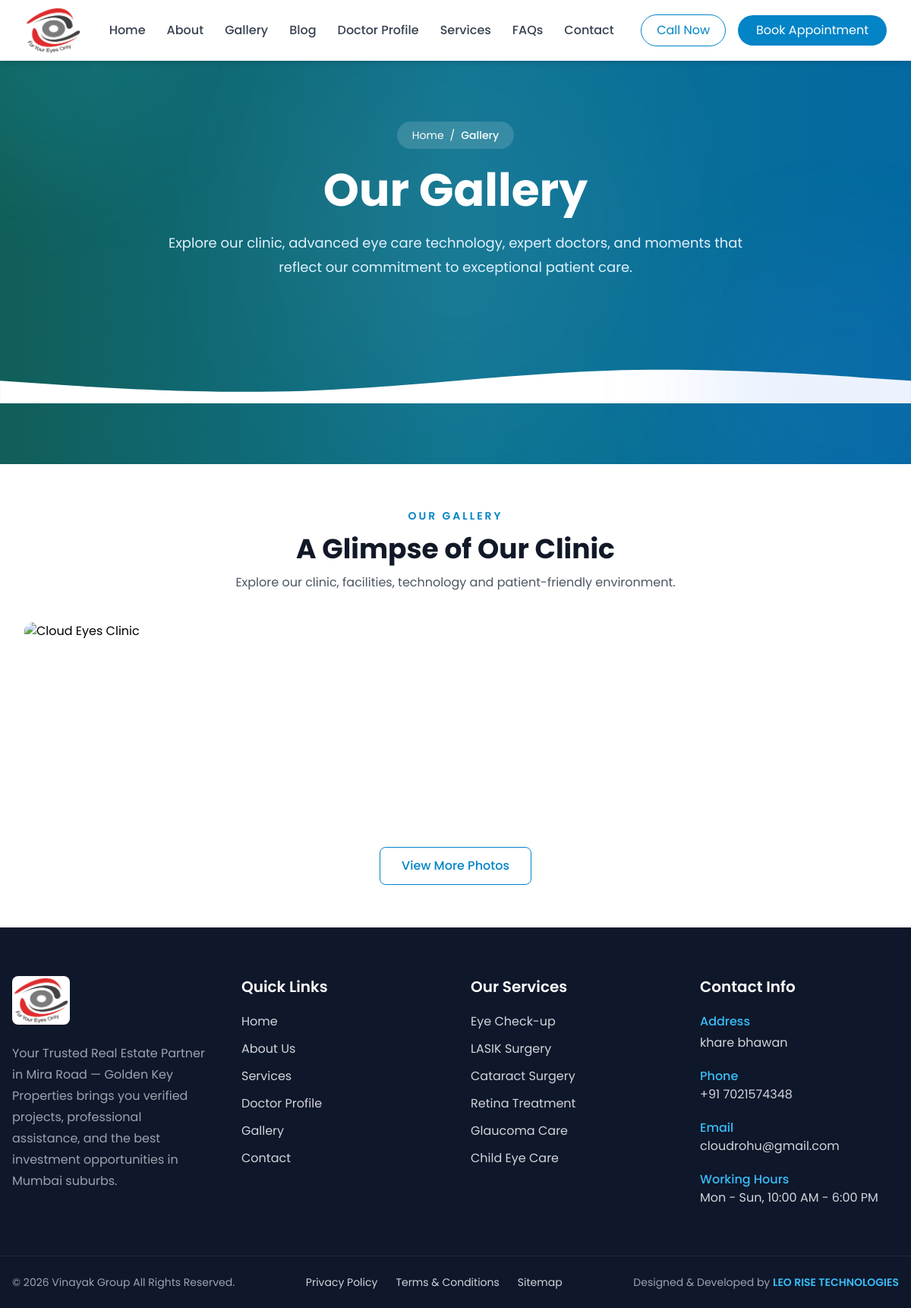
Page /gallery/ on the committed database.
### home/models.py (models this page shows, shortened)
class Setting(models.Model):
    site_name = models.CharField(max_length=150)
    logo = models.ImageField(upload_to='settings/',blank=True,null=True)
    why_choose_img = models.ImageField(upload_to='settings/',blank=True,null=True)
    favicon = models.ImageField(upload_to='settings/',blank=True,null=True)
    offer_img = models.ImageField(upload_to='settings/',blank=True,null=True)
    header_footer_color = models.CharField(max_length=150,blank=True)
    text_color = models.CharField(max_length=150,blank=True)
    button_color = models.CharField(max_length=150,blank=True)
    googletagmanager = models.CharField(max_length=150,blank=True)
    google_map = models.CharField(max_length=1000,blank=True)
    address = models.CharField(max_length=500,blank=True)
    phone = models.CharField(max_length=15,blank=True)
    whatsapp = models.CharField(max_length=15,blank=True)
    email = models.CharField(max_length=50,blank=True)
    working_days = models.CharField(max_length=100,blank=True,help_text="Example: Mon - Sat")
    working_hours = models.CharField(max_length=100,blank=True,help_text="Example: 10:00 AM - 6:00 PM")
    smtpserver = models.CharField(max_length=50,blank=True)
    smtpemail = models.CharField(max_length=50,blank=True)
    smtppassword = models.CharField(max_length=100,blank=True)
    smtpport = models.CharField(max_length=5,blank=True)
    meta_title = models.CharField(max_length=200,blank=True,null=True)
    meta_description = models.TextField(blank=True,null=True)
    meta_keywords = models.TextField(blank=True,null=True)
    footer_text = models.CharField(max_length=250,blank=True,null=True)
    copy_right = models.CharField(max_length=100,blank=True)
    privacy_policy = RichTextUploadingField(blank=True)
    terms_conditions = RichTextUploadingField(blank=True)
    disclaimer = RichTextUploadingField(blank=True)
    cookies = RichTextUploadingField(blank=True)
    facebook = models.CharField(max_length=50,blank=True)
    instagram = models.CharField(max_length=50,blank=True)
    twitter = models.CharField(max_length=50,blank=True)
    youtube = models.CharField(max_length=50,blank=True)
    STATUS = (
        ('True', 'True'),
        ('False', 'False'),
    )
    status = models.CharField(
        max_length=10,
        choices=STATUS
    )
    class Meta:
        verbose_name_plural = '0. Website Settings'

### home/views.py (the view)
# urls.py: path("gallery/", views.gallery, name="gallery"),
def gallery(request):
    settings_obj = Setting.objects.first()
    return render(
        request,
        "home/gallery.html",
        {
            "settings_obj": settings_obj,
        }
    )

### home/templates/home/gallery.html (shortened to what this page needs)
{% extends "base.html" %}
{% load static %}
{% block content %}
<section class="relative overflow-hidden bg-gradient-to-r from-teal-800 via-cyan-700 to-sky-700 pt-20    pb-20">
    <div class="absolute inset-0 overflow-hidden">
        <div class="absolute -top-24 -left-24 w-80 h-80 rounded-full bg-cyan-400/10 blur-3xl"></div>
            <div class="absolute -bottom-24 -right-24 w-96 h-96 rounded-full bg-blue-500/10 blur-3xl"></div>
        <div class="absolute top-1/2 left-1/2 -translate-x-1/2 -translate-y-1/2 w-[500px] h-[500px] rounded-full bg-white/5 blur-[120px]"></div>
    </div>
    <div class="relative max-w-7xl mx-auto px-4 py-20">
        <div class="text-center max-w-3xl mx-auto">
            <div class="inline-flex items-center gap-2 bg-white/15 backdrop-blur-sm px-5 py-2 rounded-full text-white text-sm">
                <a href="/" class="hover:text-sky-200 transition">
                    Home
                </a>
                <span>/</span>
                <span class="font-medium">
                    Gallery
                </span>
            </div>
            <h1 class="mt-6 text-4xl md:text-5xl lg:text-6xl font-bold text-white">
                Our Gallery
            </h1>
            <p class="mt-6 text-lg text-sky-100 leading-8">
                Explore our clinic, advanced eye care technology,
                expert doctors, and moments that reflect our commitment
                to exceptional patient care.
            </p>
        </div>
    </div>
</section>
<section class="py-14 bg-white">
    <div class="max-w-7xl mx-auto px-4 sm:px-6 lg:px-8">
        <div class="text-center max-w-2xl mx-auto mb-10">
            <span class="text-sky-600 uppercase tracking-[3px] font-semibold text-sm">
                Our Gallery
            </span>
            <h2 class="mt-3 text-3xl lg:text-4xl font-bold text-gray-900">
                A Glimpse of Our Clinic
            </h2>
            <p class="mt-3 text-gray-600">
                Explore our clinic, facilities, technology
                and patient-friendly environment.
            </p>
        </div>
        <div id="galleryGrid" class="grid grid-cols-2 md:grid-cols-3 lg:grid-cols-4 gap-4">
            <div class="gallery-item group relative overflow-hidden rounded-xl cursor-pointer h-64" onclick="openGallery(0)">
                <div class="absolute inset-0 bg-black/0 group-hover:bg-black/30 transition duration-300">
                </div>
            </div>
        </div>
        <div class="text-center mt-10">
            <button id="viewMoreGallery" type="button" onclick="loadMoreGallery()" class="px-7 py-3 border border-sky-600 text-sky-600 rounded-lg font-medium hover:bg-sky-600 hover:text-white transition duration-300">
                View More Photos
            </button>
        </div>
    </div>
</section>
{% endblock %}

### home/templates/includes/header.html (shortened to what this page needs)
{% load static %}
<header class="fixed top-0 left-0 w-full bg-[{{settings_obj.header_footer_color}}] backdrop-blur-md shadow-md z-50">
    <div class="max-w-7xl mx-auto px-4 sm:px-6 lg:px-8">
        <div class="flex items-center justify-between h-20">
            <a href="/" class="flex items-center gap-4 shrink-0">
                <img src="{{settings_obj.logo.url}}" alt="Cloud Eyes" class="h-16 w-auto object-contain" >
            </a>
            <nav class="hidden lg:flex items-center gap-7">
                <a href="{% url 'home' %}" class="font-medium text-gray-700 hover:text-sky-600 transition">
                    Home
                </a>
                <a href="{% url 'about' %}" class="font-medium text-gray-700 hover:text-sky-600 transition">
                    About
                </a>
                <a href="{% url 'gallery' %}" class="font-medium text-gray-700 hover:text-sky-600 transition">
                    Gallery
                </a>
                <a href="{% url 'blog:list' %}" class="font-medium text-gray-700 hover:text-sky-600 transition">
                    Blog
                </a>
                <a href="{% url 'doctor_profile' %}" class="font-medium text-gray-700 hover:text-sky-600 transition">
                    Doctor Profile
                </a>
                <a href="{% url 'services' %}"  class="font-medium text-gray-700 hover:text-sky-600 transition">
                    Services
                </a>
                <a href="{% url 'faqs' %}"  class="font-medium text-gray-700 hover:text-sky-600 transition">
                    FAQs
                </a>
                <a href="{% url 'contact' %}" class="font-medium text-gray-700 hover:text-sky-600 transition">
                    Contact
                </a>
            </nav>
            <div class="hidden lg:flex items-center gap-4">
                <a href="tel:+91{{settings_obj.phone}}" class="border border-sky-600 text-sky-600 px-5 py-2 rounded-full hover:bg-sky-600 hover:text-white transition">
                    Call Now
                </a>
                <a href="{% url "appointment" %}" class="bg-sky-600 text-white px-6 py-2 rounded-full hover:bg-sky-700 transition">
                    Book Appointment
                </a>
            </div>
        </div>
    </div>
</header>

### home/templates/includes/footer.html
{% load static %}
<footer class="bg-slate-900 text-gray-300">
    <div class="max-w-7xl mx-auto px-4 py-16">
        <div class="grid md:grid-cols-2 lg:grid-cols-4 gap-10">
            <div>
                <a href="/" class="flex items-center gap-3">
                    <img src="{{settings_obj.logo.url}}" alt="{{settings_obj.title}}" class="w-auto h-16 rounded-lg object-cover">
                </a>
                <p class="mt-6 leading-7 text-gray-400">
                    {{settings_obj.footer_text}}
                </p>
            </div>
            <div>
                <h4 class="text-xl font-semibold text-white mb-5">
                    Quick Links
                </h4>
                <ul class="space-y-3">
                    <li><a href="/" class="hover:text-sky-400 transition">Home</a></li>
                    <li><a href="{% url "about" %}" class="hover:text-sky-400 transition">About Us</a></li>
                    <li><a href="{% url "services" %}" class="hover:text-sky-400 transition">Services</a></li>
                    <li><a href="{% url "doctor_profile" %}" class="hover:text-sky-400 transition">Doctor Profile</a></li>
                    <li><a href="{% url "gallery" %}" class="hover:text-sky-400 transition">Gallery</a></li>
                    <li><a href="{% url "contact" %}" class="hover:text-sky-400 transition">Contact</a></li>
                </ul>
            </div>
            <div>
                <h4 class="text-xl font-semibold text-white mb-5">
                    Our Services
                </h4>
                <ul class="space-y-3">
                    <li>Eye Check-up</li>
                    <li>LASIK Surgery</li>
                    <li>Cataract Surgery</li>
                    <li>Retina Treatment</li>
                    <li>Glaucoma Care</li>
                    <li>Child Eye Care</li>
                </ul>
            </div>
            <div>
                <h4 class="text-xl font-semibold text-white mb-5">
                    Contact Info
                </h4>
                <div class="space-y-5">
                    <div>
                        <p class="text-sky-400 font-medium">Address</p>
                        <p class="mt-1">
                            {{settings_obj.address}}
                        </p>
                    </div>
                    <div>
                        <p class="text-sky-400 font-medium">Phone</p>
                        <a href="tel:+91{{settings_obj.phone}}" class="hover:text-sky-400">
                            +91 {{settings_obj.phone}}
                        </a>
                    </div>
                    <div>
                        <p class="text-sky-400 font-medium">Email</p>
                        <a href="mailto:info@cloudeyes.com" class="hover:text-sky-400">
                            {{settings_obj.email}}
                        </a>
                    </div>
                    <div>
                        <p class="text-sky-400 font-medium">Working Hours</p>
                        <p>{{settings_obj.working_days}},  {{settings_obj.working_hours}}</p>
                    </div>
                </div>
            </div>
        </div>
    </div>
    <div class="border-t border-slate-800">
        <div class="max-w-7xl mx-auto px-4 py-6">
            <div class="flex flex-col lg:flex-row items-center justify-between gap-4">
                <p class="text-sm text-gray-400 text-center lg:text-left">
                    © {{settings_obj.copy_right}}
                    All Rights Reserved.
                </p>
                <div class="flex flex-wrap justify-center gap-6 text-sm">
                    <a href="#" class="hover:text-sky-400 transition">
                        Privacy Policy
                    </a>
                    <a href="#" class="hover:text-sky-400 transition">
                        Terms & Conditions
                    </a>
                    <a href="#" class="hover:text-sky-400 transition">
                        Sitemap
                    </a>
                </div>
                <p class="text-sm text-gray-400 text-center lg:text-right">
                    Designed & Developed by
                    <a href="https://cloudrohu.com" target="_blank" class="font-semibold text-sky-400 hover:text-white transition">
                        LEO RISE TECHNOLOGIES
                    </a>
                </p>
            </div>
        </div>
    </div>
</footer>

### rows in the picture
Setting: logo (picture), footer_text "Your Trusted Real Estate Partner in Mira Road — Golden Key Properties brings you verified projects, professional assistance, and the best investment opportunities in Mumbai suburbs.", address "khare bhawan", phone "7021574348", email "cloudrohu@gmail.com", working_days "Mon - Sun", working_hours "10:00 AM - 6:00 PM", copy_right "2026 Vinayak Group"
